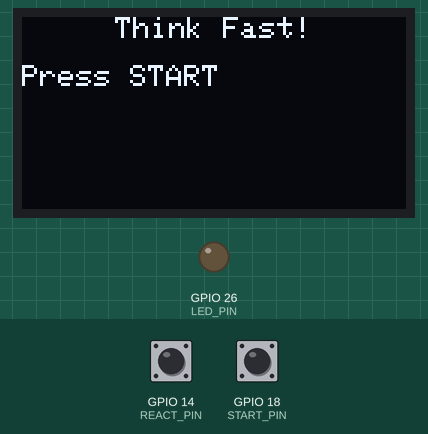
The sketch below on a simulated ESP32. On the bench: 128×64 one-colour display, output pins drawn as LEDs (lit = HIGH). Inputs (shaded band) come from the test bench; at power-on: GPIO 18 (START_PIN) HIGH, GPIO 14 (REACT_PIN) HIGH. WiFi joins after 1.5 s; servers stay silent unless stated; uploads are accepted with an empty reply; random numbers use the default seed unless the sketch sets one; what the sketch prints to the serial monitor is not drawn.

Above: at 3.0 s.
3.1 s: GPIO 18 (START_PIN) pulled LOW for 0.15 s
At 3.6 s:
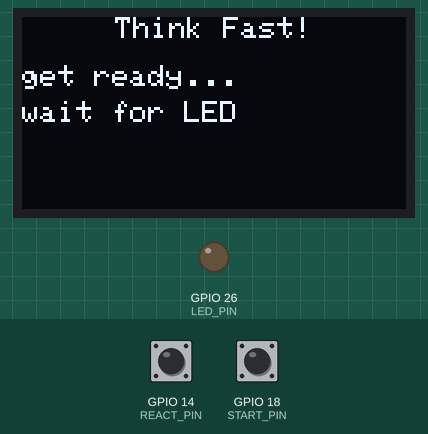
6.2 s: GPIO 14 (REACT_PIN) pulled LOW for 0.15 s
At 7.1 s:
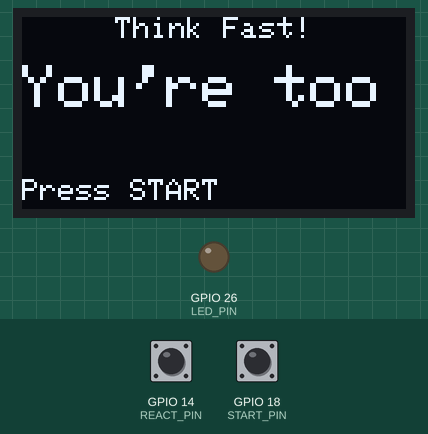
7.8 s: GPIO 18 (START_PIN) pulled LOW for 1 s
At 9.5 s:
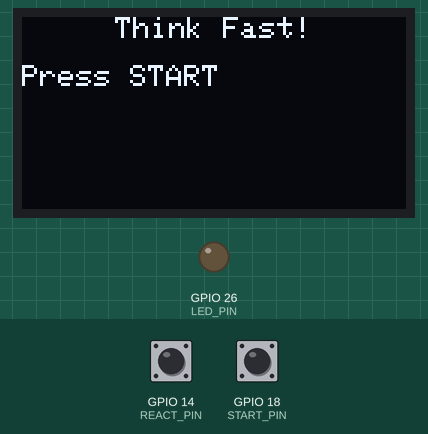
10.3 s: GPIO 18 (START_PIN) pulled LOW for 0.15 s
At 12.4 s:
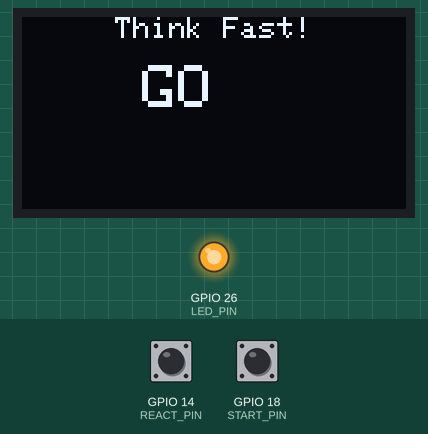
13.2 s: GPIO 14 (REACT_PIN) pulled LOW for 1 s
At 14.9 s:
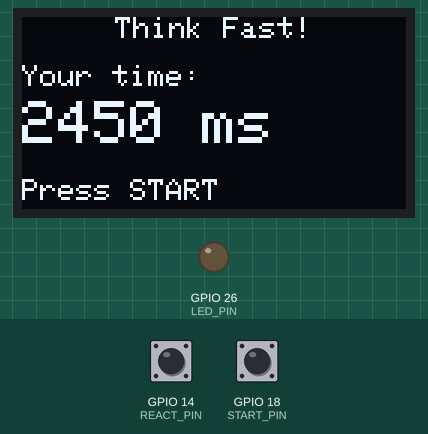
15.7 s: GPIO 18 (START_PIN) pulled LOW for 3.2 s
At 19.7 s:
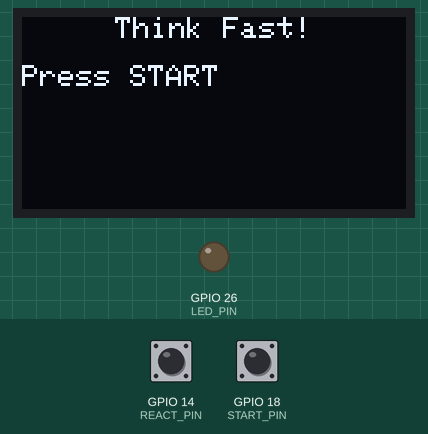
Timing chart, 0 to 21.2 s (numbered marks = the images above; inputs shaded):
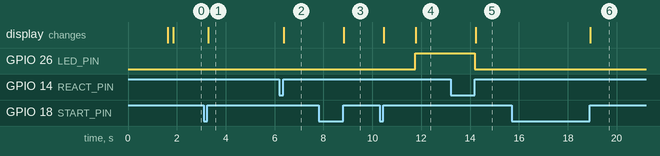

Measured:
- after the input at 3.1 s, the display: changes after 0.18 s (image 1)
- after the input at 6.2 s, the display: changes after 0.18 s (image 2)
- after the input at 7.8 s, the display: changes after 1.0 s (image 3)
- after the input at 10.3 s, GPIO 26 (LED_PIN): LOW → HIGH after 1.5 s; the display: first changes after 0.18 s (image 4 shows a later state)
- after the input at 13.2 s, GPIO 26 (LED_PIN): HIGH → LOW after 1.0 s; the display: changes after 1.0 s (image 5)
- after the input at 15.7 s, the display: changes after 3.2 s (image 6)

The sketch:

ReactionGame.ino
```cpp
#include <Wire.h>
#include <Adafruit_GFX.h>
#include <Adafruit_SSD1306.h>
#include <WiFi.h>
#include <HTTPClient.h>

/************ WiFi + Leaderboard Settings ************/
const char* HUB_SSID = "ESP32-Access-Point";
const char* HUB_PASS = "123456789";

// Hub endpoint
const char* HUB_SUBMIT_URL = "http://192.168.4.1/submit";

String playerName = "the best team";

/********************* OLED Setup *********************/
#define SCREEN_WIDTH 128
#define SCREEN_HEIGHT 64
Adafruit_SSD1306 display(SCREEN_WIDTH, SCREEN_HEIGHT, &Wire, -1);

/******************** Pin Mappings ********************/
const int LED_PIN   = 26;
const int START_PIN = 18;
const int REACT_PIN = 14;

/********************* UI Layout *********************/
const int TITLE_X = 31;
const int TITLE_Y = 0;
const int CONTENT_Y = 16;

/******************** Game States ********************/
enum ScreenState { IDLE, WAITING, FALSE_START, GO, RESULT };
ScreenState screenState = IDLE;

/******************** Timing Vars ********************/
unsigned long waitStartMs = 0;
unsigned long waitDelayMs = 0;

unsigned long goStartUs = 0;
unsigned long lastScoreMs = 0;

/******************** OLED Helpers ********************/
void drawTitle() {
  display.setTextSize(1);
  display.setTextColor(WHITE);
  display.setCursor(TITLE_X, TITLE_Y);
  display.println("Think Fast!");
}

void showIdleScreen() {
  display.clearDisplay();
  drawTitle();

  display.setTextSize(1);
  display.setCursor(0, CONTENT_Y);
  display.println("Press START");

  display.display();
}

void showWaitingScreen() {
  display.clearDisplay();
  drawTitle();

  display.setTextSize(1);
  display.setCursor(0, CONTENT_Y);
  display.println("get ready...");
  display.setCursor(0, CONTENT_Y + 12);
  display.println("wait for LED");

  display.display();
}

void showGoScreen() {
  display.clearDisplay();
  drawTitle();

  display.setTextSize(2);
  display.setCursor(40, CONTENT_Y);
  display.println("GO");

  display.display();
}

void showResultScreen(unsigned long ms) {
  display.clearDisplay();
  drawTitle();

  display.setTextSize(1);
  display.setCursor(0, CONTENT_Y);
  display.println("Your time: ");

  display.setTextSize(2);
  display.setCursor(0, CONTENT_Y + 12);
  display.print(ms);
  display.println(" ms");

  display.setTextSize(1);
  display.setCursor(0, 54);
  display.println("Press START");


  display.display();
}

void showFalseStartScreen() {
  display.clearDisplay();
  drawTitle();

  display.setTextSize(2);
  display.setCursor(0, CONTENT_Y);
  display.println("You're too");
  display.setCursor(38, CONTENT_Y + 18);
  display.setTextSize(1);
  display.setCursor(0, 54);
  display.println("Press START");


  display.display();
}

void connectToHub() {
  WiFi.mode(WIFI_STA);
  WiFi.begin(HUB_SSID, HUB_PASS);

  Serial.print("Connecting to hub");
  int tries = 0;
  while (WiFi.status() != WL_CONNECTED && tries < 30) {
    delay(200);
    Serial.print(".");
    tries++;
  }
  Serial.println();

  if (WiFi.status() == WL_CONNECTED) {
    Serial.print("Connected! Client IP: ");
    Serial.println(WiFi.localIP());
    Serial.print("Hub IP: ");
  } else {
    Serial.println("Failed to connect to hub (offline play ok).");
  }
}

void sendScoreToHub(const String& name, uint32_t ms) {
  if (WiFi.status() != WL_CONNECTED) return;

  HTTPClient http;
  String url = String(HUB_SUBMIT_URL) + "?name=" + name + "&ms=" + String(ms);

  http.begin(url);
  http.GET();
  http.end();
}

/******************** Button Helpers ********************/
// NOTE: Using INPUT_PULLUP => pressed = LOW
bool startPressed() {
  if (digitalRead(START_PIN) == LOW) {
    delay(15);
    while (digitalRead(START_PIN) == LOW) { delay(1); } // wait release
    return true;
  }
  return false;
}

bool reactPressed() {
  if (digitalRead(REACT_PIN) == LOW) {
    delay(15);
    while (digitalRead(REACT_PIN) == LOW) { delay(1); }
    return true;
  }
  return false;
}

/******************** Setup ********************/
void setup() {
  Serial.begin(115200);
  connectToHub();

  pinMode(LED_PIN, OUTPUT);
  digitalWrite(LED_PIN, LOW);

  pinMode(START_PIN, INPUT_PULLUP);
  pinMode(REACT_PIN, INPUT_PULLUP);

  if (!display.begin(SSD1306_SWITCHCAPVCC, 0x3C)) {
    Serial.println("SSD1306 allocation failed");
    for (;;);
  }

  delay(200);
  showIdleScreen();
}

/******************** Main Loop ********************/
void loop() {
  bool s = startPressed();
  bool r = reactPressed();

  switch (screenState) {

    case IDLE:
      digitalWrite(LED_PIN, LOW);


      if (s) {
        waitDelayMs = random(750, 5001);
        waitStartMs = millis();
        showWaitingScreen();
        screenState = WAITING;
      }
      break;

    case WAITING:
      if (r) {
        showFalseStartScreen();
        screenState = FALSE_START;
      }
      else if (millis() - waitStartMs >= waitDelayMs) {
        digitalWrite(LED_PIN, HIGH);
        goStartUs = micros();
        showGoScreen();
        screenState = GO;
      }
      break;

    case FALSE_START:
      if (s) {
        showIdleScreen();
        screenState = IDLE;
      }
      break;

    case GO:
      if (r) {
        unsigned long tUs = micros();
        lastScoreMs = (tUs - goStartUs) / 1000;
        digitalWrite(LED_PIN, LOW);
        showResultScreen(lastScoreMs);

        sendScoreToHub(playerName, lastScoreMs);
        screenState = RESULT;
      }
      break;

    case RESULT:
      if (s) {
        showIdleScreen();
        screenState = IDLE;
      }
      break;
  }
}
```
